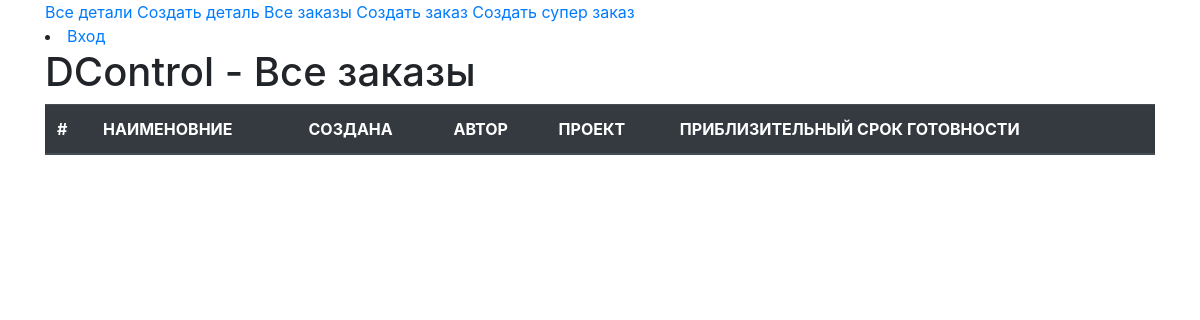
Page /all/AllOrders on the earlier database version.
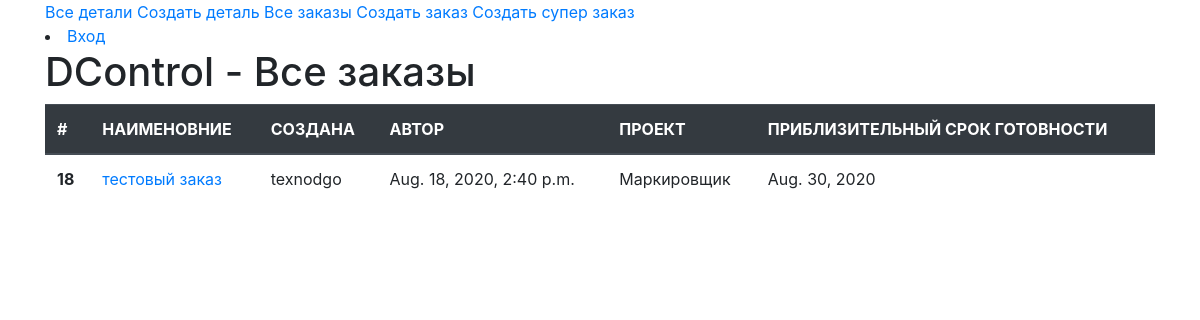
Same page on the later database version.
### MainApp/models.py (models this page shows)
class Order(models.Model):
    title = models.CharField(max_length=100, verbose_name='НАЗВАНИЕ ЗАКАЗА')  #
    create = models.DateTimeField(default=timezone.now)  #
    author = models.ForeignKey(User, on_delete=models.CASCADE, verbose_name='АВТОР ЗАКАЗА')  #
    project = models.ForeignKey(Project, on_delete=models.CASCADE, verbose_name='НАЗНАЧЕНИЕ ЗАКАЗА')  #
    readiness = models.DateField(verbose_name='ПРИБЛИЗИТЕЛЬНЫЙ СРОК ГОТОВНОСТИ')  #
    table = models.FileField(upload_to='TABLES', verbose_name='ТАБЛИЦА', null=True)
    qr_code_list = models.FileField(upload_to='QR_CODE_LIST', verbose_name='ФАЙЛ С КОДАМИ', null=True)

class Project(models.Model):
    title = models.CharField(max_length=100, verbose_name='НАЗВАНИЕ ПРОЕКТА')
    def __str__(self):
        return self.title

### MainApp/views.py (the view)
# urls.py: path('AllOrders', orders_all, name='orders_all'),
def orders_all(request):
    all_orders = Order.objects.all()
    context = {
        'all_orders': all_orders,
    }
    return render(request, 'MainApp/All_Orders.html', context)

### MainApp/templates/MainApp/All_Orders.html (shortened to what this page needs)
{% extends "MainApp/base.html" %}
{% block content %}
{% load static %}
<div class="container">
  <h1>DControl - Все заказы</h1>
  <table class="table">
    <thead class="thead-dark">
      <tr>
        <th scope="col">#</th>
        <th scope="col">НАИМЕНОВНИЕ</th>
        <th scope="col">СОЗДАНА</th>
        <th scope="col">АВТОР</th>
        <th scope="col">ПРОЕКТ</th>
        <th scope="col">ПРИБЛИЗИТЕЛЬНЫЙ СРОК ГОТОВНОСТИ</th>
      </tr>
    </thead>
    <tbody>
      {% for order in all_orders %}
      {% if order %}
        <tr>
          <th scope="row">{{order.id}}</th>
          <td><a href="{% url 'order_view' url=order.pk %}">{{order.title}}</a></td>
          <td>{{order.author}}</td>
          <td>{{order.create}}</td>
          <td>{{order.project}}</td>
          <td>{{order.readiness}}</td>
        </tr>
      {% endif %}
      {% endfor %}
    </tbody>
  </table>
</div>
{% endblock %}

Differences in the rows shown:
added Order: id "18", title "тестовый заказ", author "texnodgo", create "Aug. 18, 2020, 2:40 p.m.", project "Маркировщик", readiness "Aug. 30, 2020"
